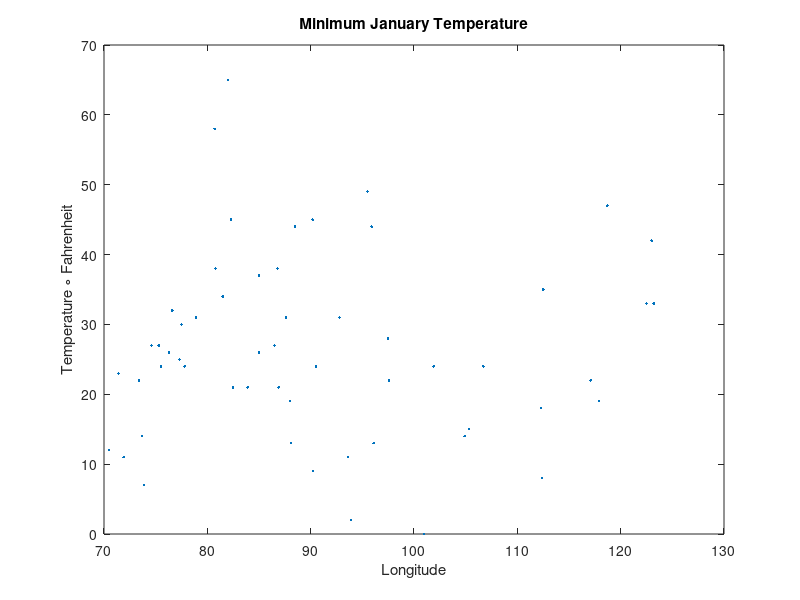

Recreate this plot in MATLAB. (Note: this script raises an error after producing the figure.)
% Chapter 6

% PAGE 149

% Generate predictor and response data using
% the true relationship and adding noise.
x = -4.8:0.3:4.8;
y = -2*x.^2 + 2*x + 3 + 5*randn(size(x));

% Estimate the parameters.
p = polyfit(x,y,2)

% PAGE 151

% Evaluate the polynomial and plot.
yhat = polyval(p,x);
plot(x,y,'o',x,yhat)
title('Scatter Plot and Model')
xlabel('X')
ylabel('Y')

% PAGE 151 - Next Example

load UStemps
% Create a scatter plot.
plot(Lat,JanTemp,'o')

% Page 152

% Call the polyfit function with different outputs.
[ptemp,Stemp] = polyfit(Lat,JanTemp,1);

% Display the object with the estimated model.
display(Stemp)

% Generate some different X values.
xp = linspace(min(Lat),max(Lat),10);
% Get estimates using the model.
[ust_hat,delta] = polyval(ptemp,xp,Stemp);
plot(Lat,JanTemp,'o')
axis([24 50 -1 70])
xlabel('Latitude')
ylabel('Temperature \circ Fahrenheit')
title('Average Minimum Temperature vs Latitude')
hold on

% PAGE 153

% This plots the data and adds error bars.
errorbar(xp, ust_hat, delta), hold off

% PAGE 154

% This example uses the data generated from a
% second-order polynomial. Create a design matrix
% 'A' using a quadratic model. 'x' is the solution
% vector, so we specify the observed predictors.
pred = x(:);
A = [pred.^2, pred, ones(size(pred))];

% The response variable needs to be a column vector.
% We continue to use the alternative notation.
b = y(:);

% Find the solution using the left-divide operator.
x = A\b

% PAGE 155

% Create a scatter plot of temperature and longitude.
plot(Long,JanTemp,'.')
xlabel('Longitude')
title('Minimum January Temperature')
ylabel('Temperature \circ Fahrenheit')

% PAGE 157

% First step is to create the design matrix A.
% We will include a constant term and two
% first-order terms for latitude and longitude.
At = [ones(56,1), Lat, Long];
[x,stdx,mse] = lscov(At,JanTemp)

% PAGE 159

% We need our design matrix X.
% The regress function requires a column of ones.
X = [ones(56,1), Lat, Long];

% Call the regress function and ask for all of the output arguments.
[b,bint,r,rint,stats] = regress(JanTemp,X)

% Look at the statistics for the object.
display(stats)

% Here is the F statistic.
stats(3)

% PAGE 162

% We just need the predictor matrix.
Xp = [Lat,Long];
stats = regstats(JanTemp,Xp)

% Extract the estimated coefficients.
bhat = stats.beta

% Display results of F test.
stats.fstat

% Display the results of the t-test.
stats.tstat

% PAGE 166

% Fit the same model as before.
mdl = LinearModel.fit(Xp,JanTemp,'linear');

% Display the model.
disp(mdl)

% Create a dataset array from the variables.
% Put the response as the last column.
ds = dataset(Lat,Long,JanTemp);
lm = fitlm(ds,'linear');
disp(lm)

% PAGE 167

% Display the ANOVA table
tbl = anova(lm)

% Get the 95% confidence intervals for the 
% estimated coefficients.
bint = coefCI(lm)

% PAGE 169

% Fit a straight line between temperature and latitude.
% We are using our dataset object from before.
lm1 = fitlm(ds,'JanTemp ~ Lat');

% Plot the model with the data.
plot(lm1)

% Get the R^2 from the linear model object.
lm1.Rsquared

% PAGE 170

% Test the coefficients.
coefTest(lm1)

% PAGE 171

% This time we use the predictor matrix and vector
% of responses as inputs to fitlm.
% Generate some normal RVs as a predictor variable.
xn = randn(size(JanTemp));

% Fit a first-order model.
lm2 = fitlm(xn, JanTemp, 'linear');
disp(lm2)

% Add the predictor that is just random
% noise and fit a multiple regression with first-order
% terms for Latitude and the noise predictor.
% Include latitude and noise in the predictor matrix.
Xn = [Lat, xn];
lm3 = fitlm(Xn,JanTemp,'linear');
disp(lm3)

% Get the confidence intervals for the coefficients.
coefCI(lm3)

% Look at the R^2.
lm3.Rsquared

% PAGE 173

% Adjust the model by adding terms for longitude.
% Repeating the linear model first...
mdl1 = fitlm(ds,'JanTemp ~ Lat + Long');

% Next, add a quadratic term in longitude.
mdl2 = fitlm(ds,'JanTemp ~ Lat + Long^2');

% Now, add a cubic term in longitude.
mdl3 = fitlm(ds,'JanTemp ~ Lat + Long^3');

% Get the R-squared values.
R1 = mdl1.Rsquared
R2 = mdl2.Rsquared
R3 = mdl3.Rsquared

% PAGE 174

% Construct a probability plot of the residuals.
plotResiduals(mdl3,'probability')

% Plot of the residuals against the fitted values.
plotResiduals(mdl3,'fitted')





















